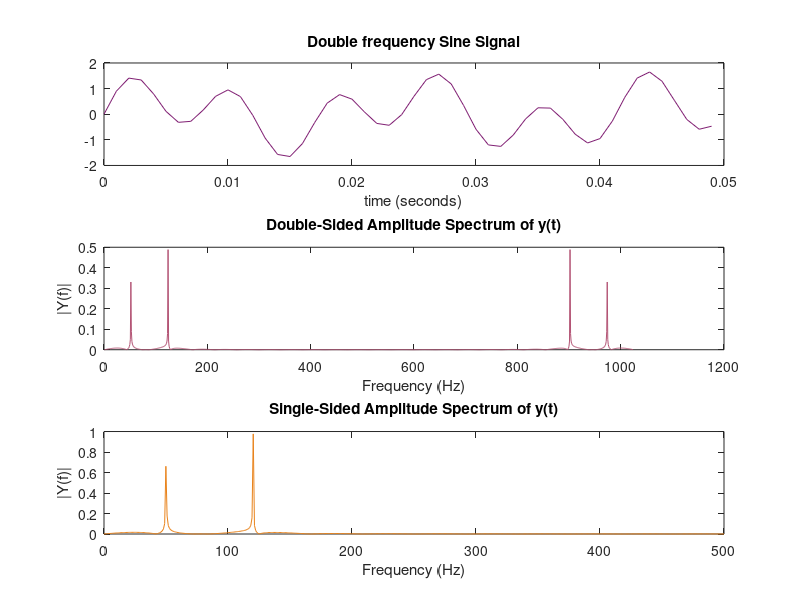

Write the MATLAB code that produced this figure.
clc; close all;

Fs = 1000;              % Sampling frequency
T = 1/Fs;               % Sample time
t = 0:1/Fs:1;
L=length(t)
y = 0.7*sin(2*pi*50*t) + sin(2*pi*120*t);

subplot(311)
plot(t(1:50),y(1:50), 'Color',[0.5, 0.12, 0.45])
title('Double frequency Sine Signal');
xlabel('time (seconds)');
NFFT = 2^nextpow2(L);   % Next power of 2 just greater than length of y
Y = fft(y,NFFT)/L;
Abs_Y = abs(Y);

subplot(312)
plot(Abs_Y, 'Color',[0.7, 0.32, 0.45]);
xlabel('Frequency (Hz)');
ylabel('|Y(f)|');
title('Double-Sided Amplitude Spectrum of y(t)');
% Plot single-sided amplitude spectrum.
f = (Fs/2)*linspace(0,1,NFFT/2);

subplot(313)
plot(f,2*(Abs_Y(1:NFFT/2)), 'Color',[0.91, 0.51, 0.1])
title('Single-Sided Amplitude Spectrum of y(t)');
xlabel('Frequency (Hz)');
ylabel('|Y(f)|');
